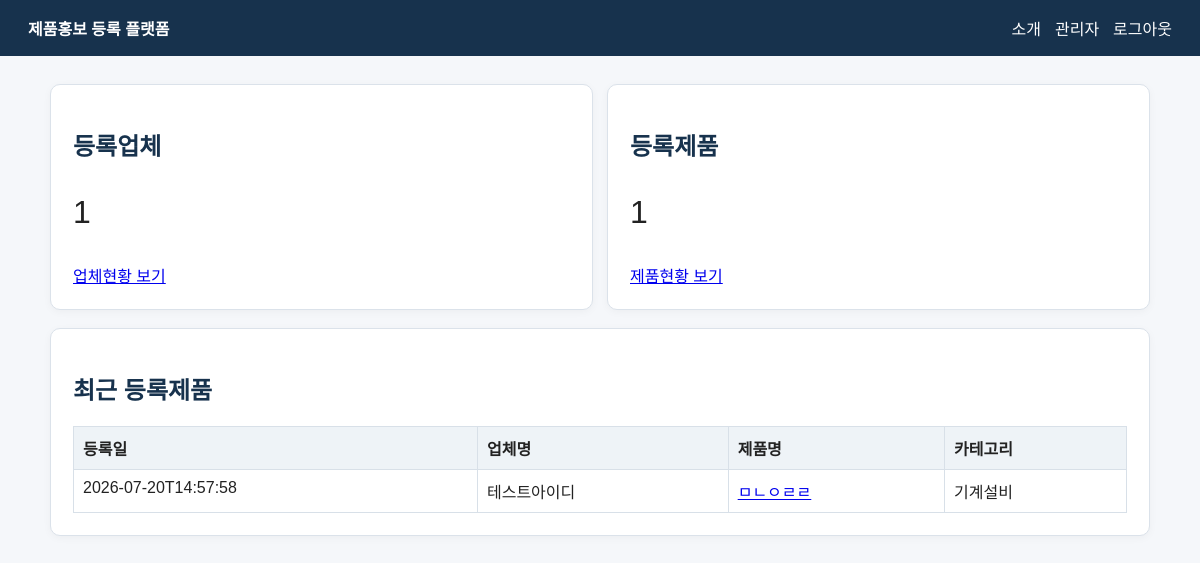
The page /admin (signed in) on the database its author committed.
### tables this page shows
CREATE TABLE products (
        id INTEGER PRIMARY KEY AUTOINCREMENT,
        user_id INTEGER NOT NULL,
        product_name TEXT NOT NULL,
        category TEXT NOT NULL,
        category_other TEXT,
        manufacturer TEXT NOT NULL,
        model_name TEXT,
        country TEXT NOT NULL,
        policy_products TEXT,
        policy_other TEXT,
        size_spec TEXT,
        performance TEXT,
        lifespan TEXT,
        applicable_facilities TEXT,
        compatibility TEXT,
        delivery_period TEXT,
        spec_file TEXT,
        created_at TEXT NOT NULL,
        updated_at TEXT NOT NULL,
        FOREIGN KEY(user_id) REFERENCES users(id)
    );

CREATE TABLE users (
        id INTEGER PRIMARY KEY AUTOINCREMENT,
        role TEXT NOT NULL DEFAULT 'vendor',
        business_no TEXT UNIQUE,
        company_name TEXT UNIQUE NOT NULL,
        company_certs TEXT,
        company_cert_other TEXT,
        contact_name TEXT NOT NULL,
        phone TEXT NOT NULL,
        email TEXT NOT NULL,
        password_hash TEXT NOT NULL,
        privacy_consent INTEGER NOT NULL DEFAULT 0,
        created_at TEXT NOT NULL,
        last_login TEXT,
        active INTEGER NOT NULL DEFAULT 1
    );

### app.py (the view)
@app.route('/admin')
@login_required('admin')
def admin_dashboard():
    conn=db()
    vendor_count=conn.execute("SELECT COUNT(*) c FROM users WHERE role='vendor'").fetchone()['c']
    product_count=conn.execute('SELECT COUNT(*) c FROM products').fetchone()['c']
    recent=conn.execute('''SELECT p.*,u.company_name FROM products p JOIN users u ON p.user_id=u.id ORDER BY p.created_at DESC LIMIT 10''').fetchall()
    conn.close(); return render_template('admin_dashboard.html',vendor_count=vendor_count,product_count=product_count,recent=recent)

### app.py (called while the page is built)
def db():
    conn = sqlite3.connect(
        DB_PATH,
        timeout=30
    )
    conn.row_factory = sqlite3.Row
    conn.execute('PRAGMA foreign_keys = ON')
    conn.execute('PRAGMA busy_timeout = 30000')
    conn.execute('PRAGMA journal_mode = WAL')
    return conn

def login_required(role=None):
    def deco(fn):
        @wraps(fn)
        def wrapper(*args, **kwargs):
            if not session.get('user_id'):
                flash('로그인이 필요합니다.')
                return redirect(url_for('login'))
            if role and session.get('role') != role:
                abort(403)
            return fn(*args, **kwargs)
        return wrapper
    return deco

@app.context_processor
def inject_globals():
    return dict(CATEGORIES=CATEGORIES, COMPANY_CERTS=COMPANY_CERTS, POLICY_PRODUCTS=POLICY_PRODUCTS, CERT_TYPES=CERT_TYPES, format_company_certs=format_company_certs)

### templates/admin_dashboard.html
{% extends 'base.html' %}{% block content %}<div class="grid"><div class="card"><h2>등록업체</h2><p style="font-size:32px">{{vendor_count}}</p><a href="{{url_for('admin_vendors')}}">업체현황 보기</a></div><div class="card"><h2>등록제품</h2><p style="font-size:32px">{{product_count}}</p><a href="{{url_for('admin_products')}}">제품현황 보기</a></div></div><div class="card"><h2>최근 등록제품</h2><table><tr><th>등록일</th><th>업체명</th><th>제품명</th><th>카테고리</th></tr>{% for p in recent %}<tr><td>{{p.created_at}}</td><td>{{p.company_name}}</td><td><a href="{{url_for('admin_product_detail',pid=p.id)}}">{{p.product_name}}</a></td><td>{{p.category}}</td></tr>{% endfor %}</table></div>{% endblock %}

### static/style.css (style rules this page uses)
body { font-family:Arial,"Noto Sans KR",sans-serif;margin:0;background:#f5f7fa;color:#222 }
.card { background:#fff;border:1px solid #dbe2ea;border-radius:10px;padding:22px;margin-bottom:18px;box-shadow:0 2px 8px rgba(0,0,0,.04) }
h1,h2,h3 { color:#17324d }
.grid { display:grid;grid-template-columns:repeat(2,1fr);gap:14px }
table { width:100%;border-collapse:collapse;background:#fff }
th,td { border:1px solid #d8e0e8;padding:9px;text-align:left;vertical-align:top }
th { background:#eef3f7 }

### rows shown on the page
products: created_at "2026-07-20T14:57:58", company_name "테스트아이디", product_name "ㅁㄴㅇㄹㄹ", category "기계설비"

### other values the page prints
{{ vendor_count }} "1"
{{ product_count }} "1"
